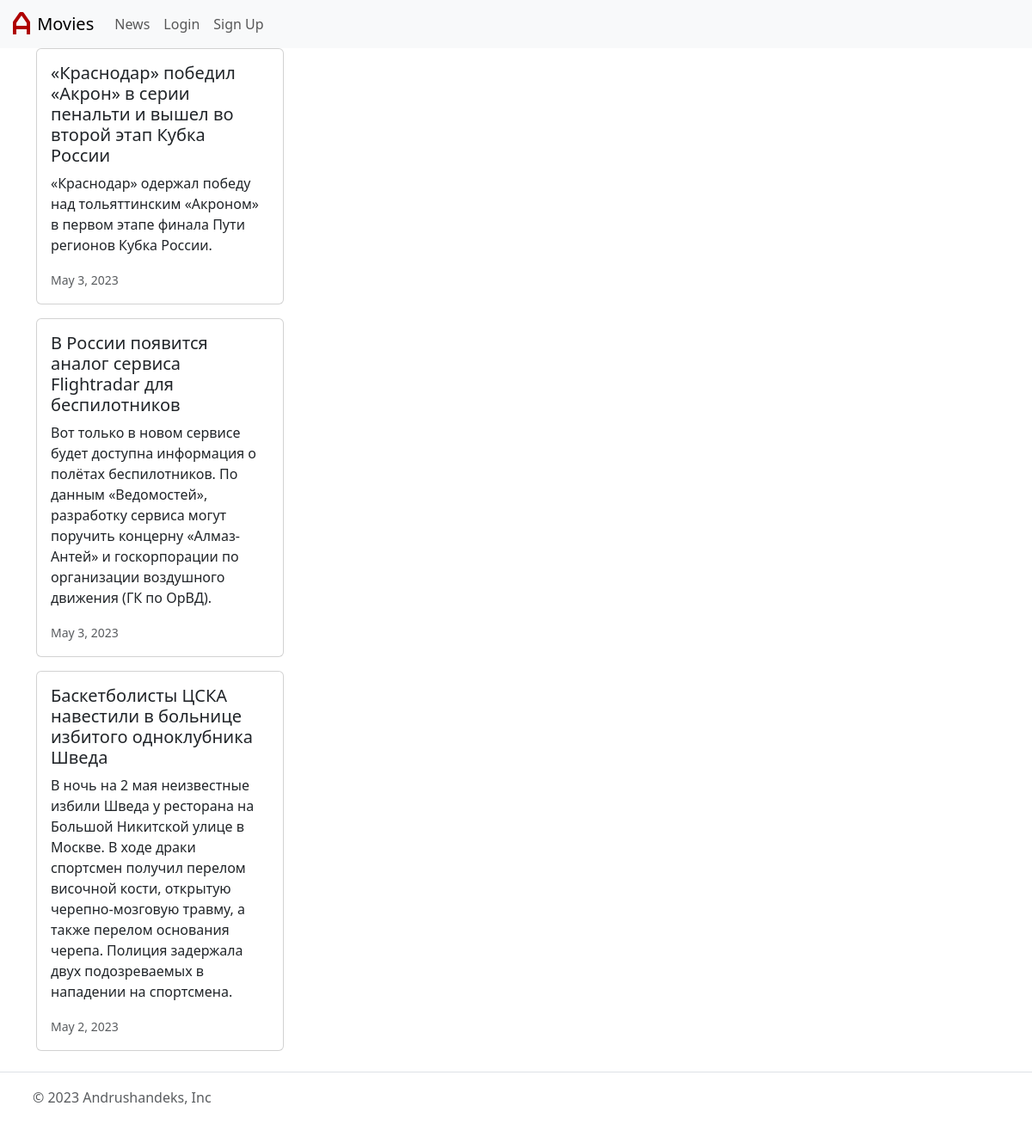
Page /news/ on the committed database.
### news/models.py (models this page shows, shortened)
class News(models.Model):
    headline = models.CharField(max_length=200)
    body = models.TextField()
    date = models.DateField()

### news/views.py (the view)
# urls.py: path('news/',include('news.urls')),
def news(request):
    newss = News.objects.all().order_by('-date')
    return render(request, 'news.html', {'newss':newss})

### news/templates/news.html
{% extends 'base.html' %}
{% block content %}
    {% for news in newss %}
    <div class="card mb-3" style="width: 18rem;">
        <div class="card-body">
            <h5 class="card-title">{{news.headline}}</h5>
            <p class="card-text">{{news.body}}</p>
            <p class="card-text"><small
                class="text-muted">
                {{ news.date }}
            </small></p>
        </div>
    </div>
{% endfor %}
{% endblock content %}

### rows in the picture
News: headline "«Краснодар» победил «Акрон» в серии пенальти и вышел во второй этап Кубка России", body "«Краснодар» одержал победу над тольяттинским «Акроном» в первом этапе финала Пути регионов Кубка России.", date "May 3, 2023"
News: headline "В России появится аналог сервиса Flightradar для беспилотников", body "Вот только в новом сервисе будет доступна информация о полётах беспилотников. По данным «Ведомостей», разработку сервиса могут поручить концерну «Алмаз-Антей» и госкорпорации по организации воздушного движения (ГК по ОрВД).", date "May 3, 2023"
News: headline "Баскетболисты ЦСКА навестили в больнице избитого одноклубника Шведа", body "В ночь на 2 мая неизвестные избили Шведа у ресторана на Большой Никитской улице в Москве. В ходе драки спортсмен получил перелом височной кости, открытую черепно-мозговую травму, а также перелом основания черепа. Полиция задержала двух подозреваемых в нападении на спортсмена.", date "May 2, 2023"
